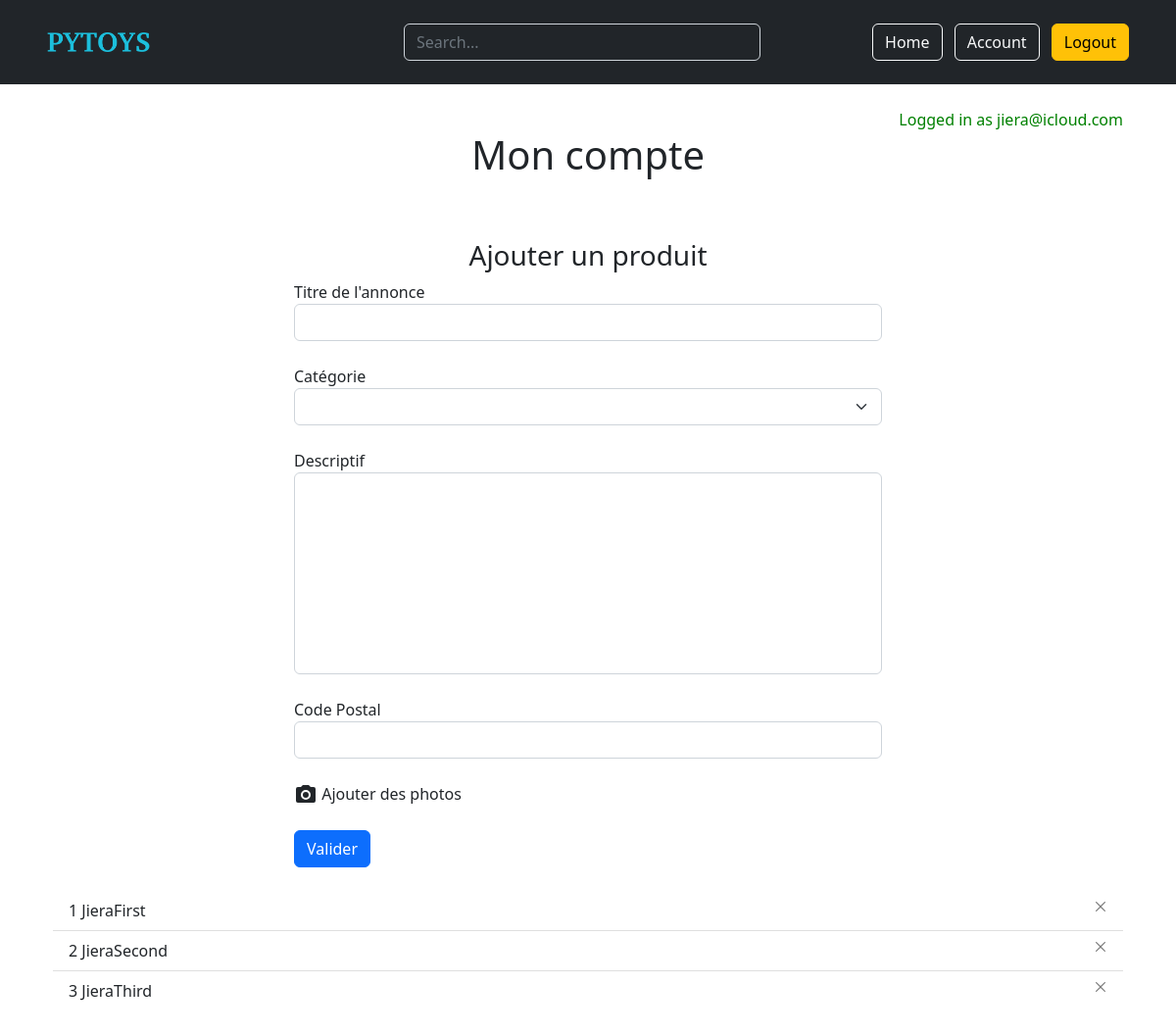
Page /account (signed in) on the earlier database version.
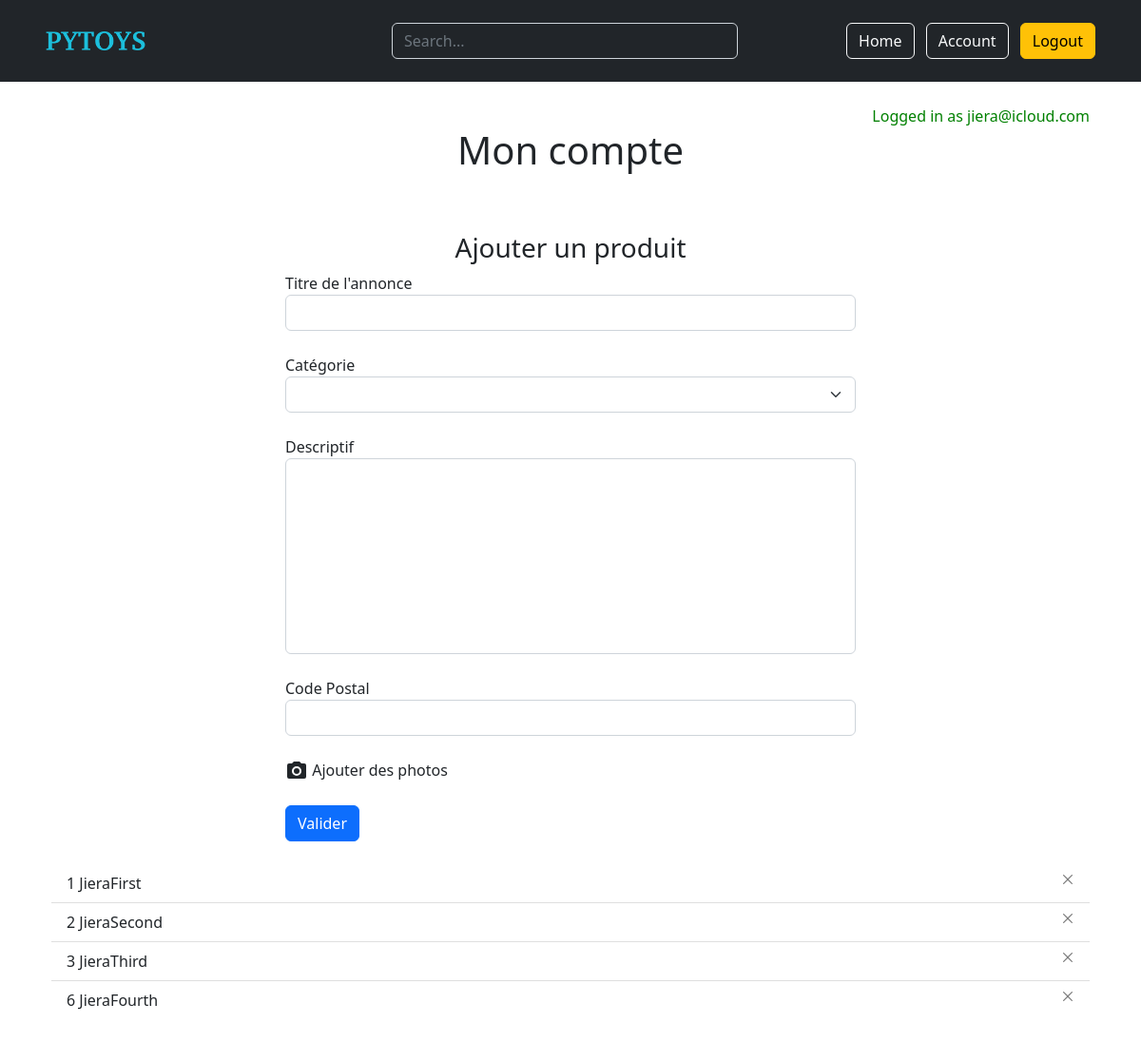
Same page on the later database version.
### website/models.py (models this page shows)
class Product(db.Model):
    id = db.Column(db.Integer, primary_key=True)
    title = db.Column(db.String(100))
    pictures = db.Column(db.String(500)) # Maybe to be created as own model with relationship to this one
    description = db.Column(db.String(5000))
    city = db.Column(db.String(150))
    category = db.Column(db.String(100))
    shipping_fee = db.Column(db.Integer)
    date = db.Column(db.DateTime(timezone=True), default=func.now())
    user_id = db.Column(db.Integer, db.ForeignKey('user.id'))

### website/auth.py (the view, shortened to what this page needs)
@auth.route('/account', methods=['GET', 'POST'])
def account():
    return render_template("account.html", user=current_user)

### website/__init__.py (called while the page is built)
def create_app():
    app = Flask(__name__)
    app.config['SECRET_KEY'] = 'zajeoazu!ecàapzh'
    app.config['SQLALCHEMY_DATABASE_URI'] = f'sqlite:///{DB_NAME}'
    db.init_app(app)
    from .views import views
    from .auth import auth
    app.register_blueprint(views, url_prefix="/")
    app.register_blueprint(auth, url_prefix="/")
    from .models import User, Product
    create_database(app)
    login_manager = LoginManager()
    login_manager.login_view = 'auth.login'
    login_manager.init_app(app)
    @login_manager.user_loader
    def load_user(id):
        return User.query.get(int(id))
    return app

### website/templates/account.html (shortened to what this page needs)
{% extends "base.html" %}
{% block content %}
    <div class="container my-4">
        <div align="right" style="color: green;">Logged in as {{ user.email }}</div>
        <h1 align="center">Mon compte</h1>
        <br />
        <form method="POST">
            <div style="max-width:600px;margin:auto;">
                <h3 align="center" style="margin-top:30px">Ajouter un produit</h3>
                <div class="form-group">
                    <label for="product-title">Titre de l'annonce</label>
                    <input type="text" class="form-control" id="product-title" name="product-title" required="true"/>
                </div>
                <br />
                <label for="product-category">Catégorie</label>
                <select class="form-select" aria-label="Default select example" name="product-category">
                    <option selected></option>
                    <option value="Jouets">Jouets</option>
                </select>
                <br />
                <div class="form-group">
                    <label for="product-description">Descriptif</label>
                    <textarea name="product-description" class="form-control" id="product-description" name="product-description" rows="8" style="resize:none;"/></textarea>
                </div>
                <br />
                <div class="form-group">
                    <label for="product-city">Code Postal</label>
                    <input type="text" class="form-control" id="product-city" name="product-city" required="true"/>
                </div>
                <br />
                <svg style="width:24px;height:24px" viewBox="0 0 24 24">
                    <path fill="currentColor" d="M4,4H7L9,2H15L17,4H20A2,2 0 0,1 22,6V18A2,2 0 0,1 20,20H4A2,2 0 0,1 2,18V6A2,2 0 0,1 4,4M12,7A5,5 0 0,0 7,12A5,5 0 0,0 12,17A5,5 0 0,0 17,12A5,5 0 0,0 12,7M12,9A3,3 0 0,1 15,12A3,3 0 0,1 12,15A3,3 0 0,1 9,12A3,3 0 0,1 12,9Z" />
                </svg>
                <span>Ajouter des photos</span>
                <br /><br />
                <button type="submit" class="btn btn-primary">Valider</button>
            </div>
        </form>
        <br />
        <ul class="list-group list-group-flush" id="products">
            {% for product in user.products %}
            <li class="list-group-item d-flex justify-content-between">{{ product.id }} {{ product.title }}
                <button type="button" class="btn-close" style="font-size:10px" aria-label="Close" onClick="deleteProduct({{ product.id }})"></button>
            </li>
            {% endfor %}
        </ul>
    </div>
{% endblock%}

Differences in the rows shown:
added Product: id "6", title "JieraFourth"
